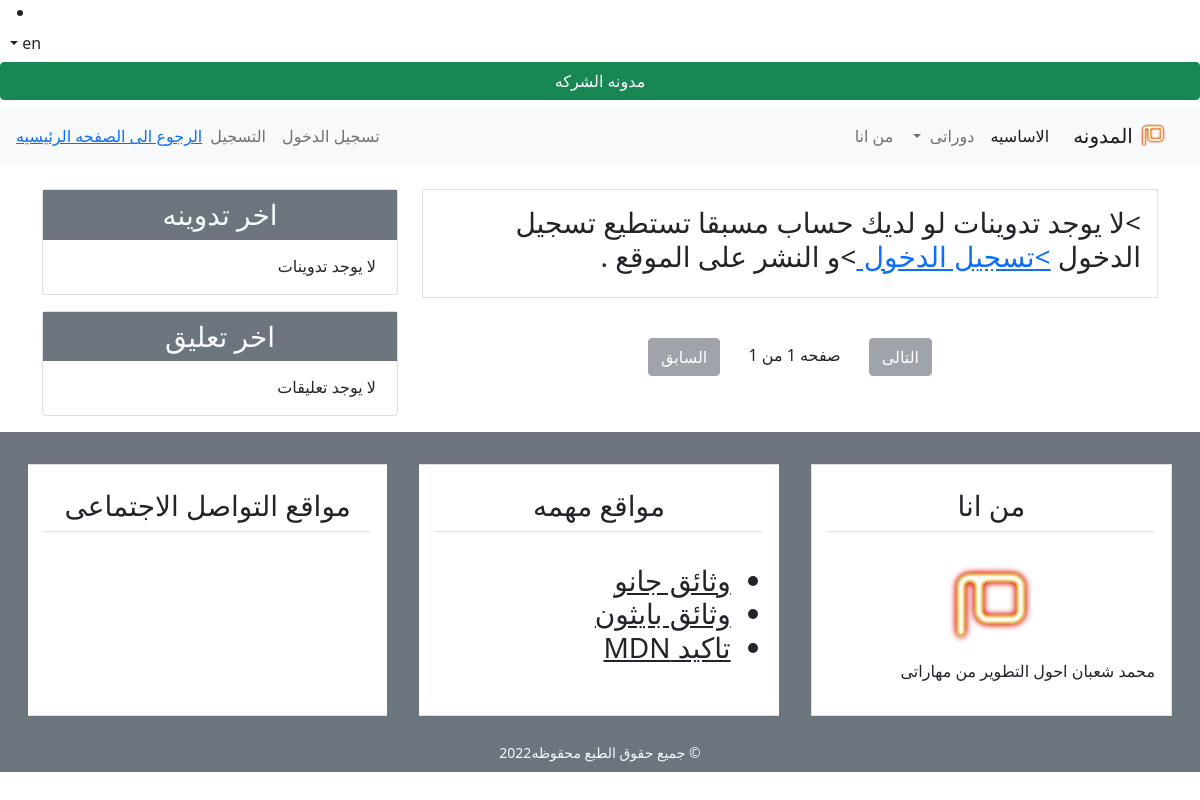
The app's page /ar/blog/, older data.
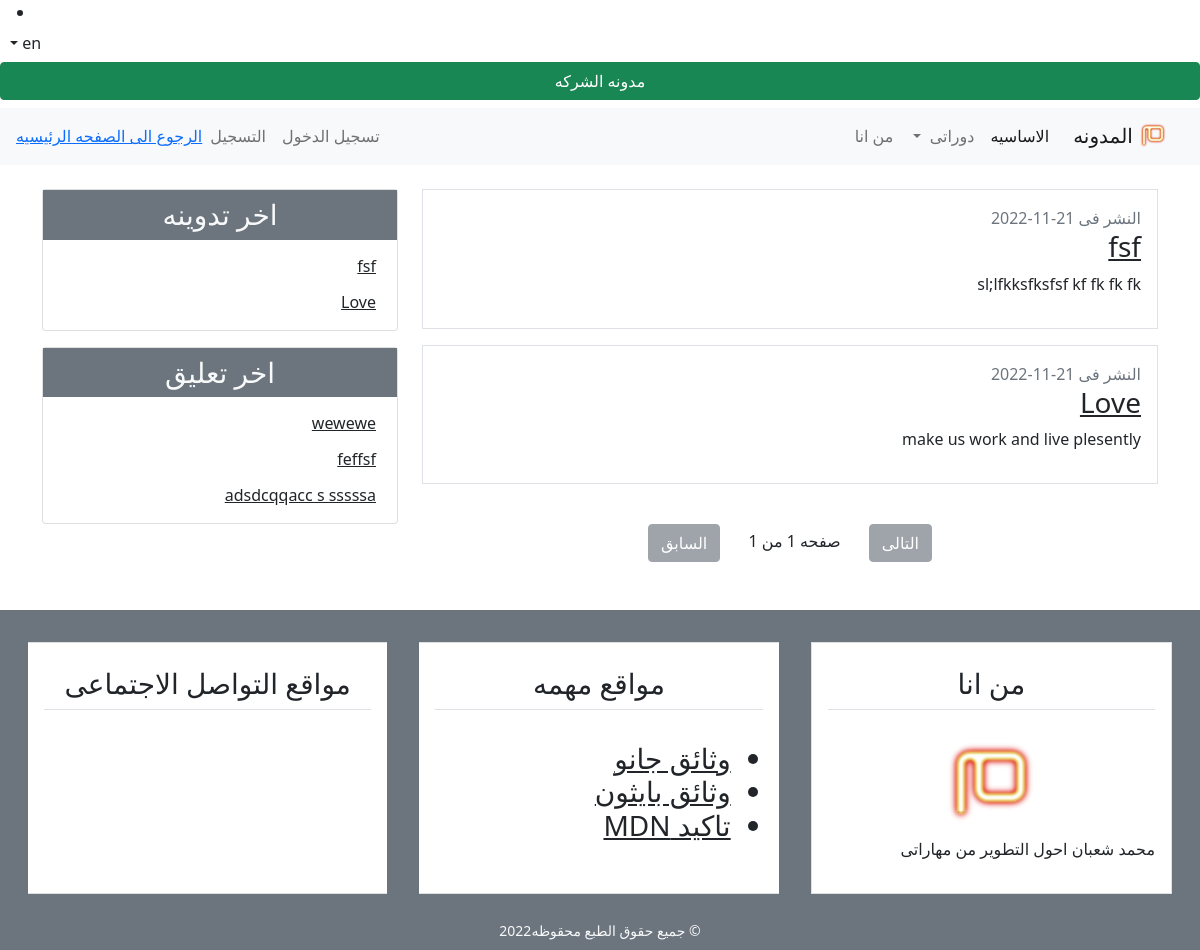
The same page, newer data.
### blog/models.py (models this page shows, shortened)
class Post(models.Model):
    title = models.CharField(max_length=100)
    content = models.TextField()
    post_date = models.DateTimeField(default=timezone.now)
    post_update = models.DateTimeField(auto_now=True)
    author = models.ForeignKey(User, on_delete=models.CASCADE)
    class Meta:
        ordering = ('-post_date', )

class Comment(models.Model):
    name = models.CharField(max_length=50)
    email = models.EmailField()
    body = models.TextField()
    comment_date = models.DateTimeField(auto_now_add=True)
    active = models.BooleanField(default=True)
    post = models.ForeignKey(
        Post, on_delete=models.CASCADE, related_name='comments')
    class Meta:
        ordering = ('-comment_date',)

### blog/views.py (the view)
# urls.py: path('', views.home, name='home'),
def home(request):
    posts = Post.objects.all()
    paginator = Paginator(posts, 5)
    page = request.GET.get('page')
    try:
        posts = paginator.page(page)
    except PageNotAnInteger:
        posts = paginator.page(1)
    except EmptyPage:
        posts = paginator.page(paginator.num_page)
    context = {
        'title': 'الصفحة الرئيسية',
        'posts': posts,
        'page': page,
    }
    return render(request, 'blog/index.html', context)

### blog/templatetags/post_tag.py (called while the page is built)
@register.inclusion_tag('blog/latest_posts.html')
def latest_posts():
    context = {
        'l_posts': Post.objects.all()[0:5],
    }
    return context

@register.inclusion_tag('blog/latest_comments.html')
def latest_comments():
    context = {
        'l_comments': Comment.objects.filter(active=True)[:5],
    }
    return context

### tasks/context_processors.py (called while the page is built)
def recive_email(request):
    if "email" in RegisterForm(request.POST):
        email = request.POST.get("email")
        if not EmailSubscribe.objects.filter(email=email).exists():
            EmailSubscribe.objects.create(email=email) #
    else:
        return {}

### blog/templates/blog/index.html (shortened to what this page needs)
{% extends 'blog/base.html' %}
{% block content %}
{% load i18n %}
{% for post in posts %}
<div class="border p-3 mb-3">
    <span class="text-secondary">{% trans 'publish in'%}  {{post.post_date|date:'d-m-Y'}}</span>
    <h3><a class="text-dark" href="{% url 'detail' post.id %}">{{post.title}}</a></h3>
    <p>{{post.content}}</p>
</div>
{% empty %}
<div class="border p-3 mb-3">
    <h3>>{% trans ' no blogs if you have accounts before you can log in'%} <a href="{% url 'login' %}">>{% trans 'login'%} </a>
        >{% trans 'and publish in site'%} .</h3>
</div>
{% endfor %}
{% include 'blog/pagination.html' with page=posts %}
{% endblock content %}

### blog/templates/blog/base.html (shortened to what this page needs)
{% load static %}
{% load post_tag %}
{% load i18n %}
<!DOCTYPE html>
<html lang="ar" dir="rtl">
<head>
    <li align="Left">
        <form action="{% url 'set_language' %}" method="post">{% csrf_token %}
            {% get_current_language as LANGUAGE_CODE %}
            {% if LANGUAGE_CODE == 'ar' %}
                <button type='submit' name='language' value='en' class="btn dropdown-toggle dropdown-toggle-split" >
                </button>
            {% else %}
                <button type='submit' name='language' value='ar' class="btn dropdown-toggle dropdown-toggle-split" >
                  <span class="sr-only">Toggle Dropdown</span>ar
                </button>
            {% endif %}
        </form>
      </li>
    <h2 align="center" class="btn btn-success btn-block">  {% trans ' Arty Blog ' %}</h2>
    <link rel="stylesheet" href="{% static 'blog/css/bootstrap.min.css' %}">
    <link rel="stylesheet" href="{% static 'blog/css/main.css' %}">
    <link rel="stylesheet" href="https://cdn.jsdelivr.net/npm/bootstrap@5.0.2/dist/css/bootstrap.rtl.min.css">
</head>
<body>
    <header>
        <nav class="navbar navbar-expand-lg navbar-light bg-light">
            <a class="navbar-brand" href="#">
                <img src="{% static 'blog/images/mim-logo.png' %}" alt="شعار مدونة" width="30px">
                {%trans 'blog' %}</a>
            <div class="collapse navbar-collapse" id="navbarSupportedContent">
                <ul class="navbar-nav">
                    <li class="nav-item active">
                        <a class="nav-link" href="{% url 'home' %}">{%trans 'base' %} <span class="sr-only">(current)</span></a>
                    </li>
                    <li class="nav-item dropdown">
                        <a class="nav-link dropdown-toggle" href="#" id="navbarDropdown" role="button"
                            data-toggle="dropdown" aria-haspopup="true" aria-expanded="false">
                            {%trans 'my courses' %}
                        </a>
                    </li>
                    <li class="nav-item">
                        <a class="nav-link" href="{% url 'about' %}">{%trans 'who am i' %}</a>
                    </li>
                </ul>
                {% if user.is_authenticated %}
                <ul class="navbar-nav mr-auto">
                    <li class="nav-item"><a class="nav-link" href="{% url 'profile' %}">{%trans 'Profile' %}</a></li>
                    <li class="nav-item"><a class="nav-link" href="{% url 'logout' %}">{%trans 'logout' %}</a></li>
                </ul>
                {% else %}
                <ul class="navbar-nav mr-auto">
                    <li class="nav-item"><a class="nav-link" href="{% url 'login' %}">{%trans 'login' %}</a></li>
                    <li class="nav-item"><a class="nav-link" href="{% url 'register' %}">{%trans 'register' %}</a></li>
                </ul>
                {% endif %}
                <div class="info">
                    <a href="{% url 'base' %}" class="d-block">{%trans 'back to the basic page' %}</a>
                  </div>
                </div>
        </nav>
    </header>
    <section>
        <div class="container">
            <div class="row mt-4">
                <div class="col-md-8">
                    {% block content %}
                    {% endblock content %}
                </div>
                <div class="col-md-4">
                    <div class="card mb-3">
                        <h3 class="text-center bg-secondary text-light p-2">{%trans 'last blog' %}</h3>
                        {% latest_posts %}
                    </div>
                    <div class="card mb-3">
                        <h3 class="text-center bg-secondary text-light p-2">{%trans 'last comments' %}</h3>
                        {% latest_comments %}
                    </div>
                </div>
            </div>
        </div>
    </section>
    <footer class="bg-secondary">
        <div class="container-fluid">
            <div class="row">
                <div class="col-md">
                    <div class="card-group mt-3">
                        <div class="card m-3">
                            <h3 class="card-title text-center border-bottom p-2 m-3">{%trans 'who am i' %}</h3>
                            <div class="card-body">
                                <div class="text-center">
                                    <img src="{% static 'blog/images/mim-logo.png' %}" alt="شعار مدونة" width="100px">
                                </div>
                                <p>
                                    {%trans 'muhammed shaban learn how to improve my skills ' %}
                                </p>
                            </div>
                        </div>
                        <div class="card m-3">
                            <h3 class="card-title text-center border-bottom p-2 m-3">{%trans 'important sites' %}<h3>
                            <div class="card-body">
                                <ul>
                                    <li><a class="text-dark" href="https://docs.djangoproject.com/en/2.2/">
                                        {%trans 'django Documents'%}</a></li>
                                    <li><a class="text-dark" href="https://www.python.org/doc/">{%trans 'python Documents' %}</a></li>
                                    <li><a class="text-dark" href="https://www.google.com.eg//">{%trans ' ensure' %} MDN</a></li>
                                </ul>
                            </div>
                        </div>
                        <div class="card m-3">
                            <h3 class="card-title text-center border-bottom p-2 m-3">{%trans 'social media ' %}</h3>
                            <h4 class="card-body text-center">
                            </h4>
                        </div>
                    </div>
                </div>
            </div>
            <div class="row p-2">
                <div class="col-md text-center">
                    <small class="text-light">&copy; {%trans 'all rights reversed' %}{% now 'Y' %}</small>
                </div>
            </div>
        </div>
    </footer>
</body>
</html>

### blog/templates/blog/pagination.html
{% load i18n %}
<div class="pt-3 mt-4 mb-5 text-center">
    {% if page.has_next %}
    <a class="btn btn-secondary bg-secondary" href="?page={{page.next_page_number}}">{% trans 'Next'%}</a>
    {% else %}
    <a class="btn btn-secondary bg-secondary disabled" href="#">{% trans 'Next' %}</a>
    {% endif %}
    <span class="pr-4 pl-4">{% trans 'page'%} {{page.number}} {% trans 'from'%} {{page.paginator.num_pages}}</span>
    {% if page.has_previous %}
    <a class="btn btn-secondary bg-secondary" href="?page={{page.previous_page_number}}">{% trans 'previous'%}</a>
    {% else %}
    <a class="btn btn-secondary bg-secondary disabled" href="#">{% trans 'previous'%}</a>
    {% endif %}
</div>

### blog/templates/blog/latest_posts.html
{% load i18n %}
<ul class="list-group-flush latest-post">
    {% for post in l_posts %}
    <li class="list-group-item latest-post-item">
        <a class="text-dark" href="{% url 'detail' post.id %}">{{post.title}}</a>
    </li>
    {% empty %}
    <li class="list-group-item latest-post-item">{% trans 'No blogs' %}</li>
    {% endfor %}
</ul>

### blog/templates/blog/latest_comments.html
{% load i18n %}
<ul class="list-group-flush latest-comment">
    {% for comment in l_comments %}
    <li class="list-group-item latest-comment-item">
        <a class="text-dark" href="{% url 'detail' comment.post.id %}">
            {% if comment.body|length > 40 %}
            {{comment.body|slice:'45'}} ..
            {% else %}
            {{comment.body}}
            {% endif %}
        </a>
    </li>
    {% empty %}
    <li class="list-group-item latest-comment-item"> {% trans 'No comments'%} </li>
    {% endfor %}
</ul>

### blog/static/blog/css/main.css (style rules this page uses)
html, body { direction: rtl; text-align: right; }
body { font-family: 'Tajawal', sans-serif; }
.bg-secondary { background-color: #666 !important; }
.bg-light { background-color: #EEE !important; }
.latest-post, .latest-comment { padding: 0 15px; }
.latest-post .latest-post-item, .latest-comment .latest-comment-item { padding: 6px; }
.latest-post li:first-child, .latest-comment li:first-child { border-top: 0; }
.latest-post li:last-child, .latest-comment li:last-child { border-bottom: 0; padding-bottom: 0; }

Row changes from the older to the newer data that the page shows:
added Post: post_date "21-11-2022", title "fsf", content "sl;lfkksfksfsf kf fk fk fk"
added Post: post_date "21-11-2022", title "Love", content "make us work and live plesently"
added Comment: body "wewewe"
added Comment: body "feffsf"
added Comment: body "adsdcqqacc s sssssa"
Text that changed along with them:
text no longer shown: "> لا يوجد تدوينات لو لديك حساب مسبقا تستطيع تسجيل الدخول > تسجيل الدخول > و النشر على الموقع . لا يوجد تدوينات لا يوجد تعليقات"
